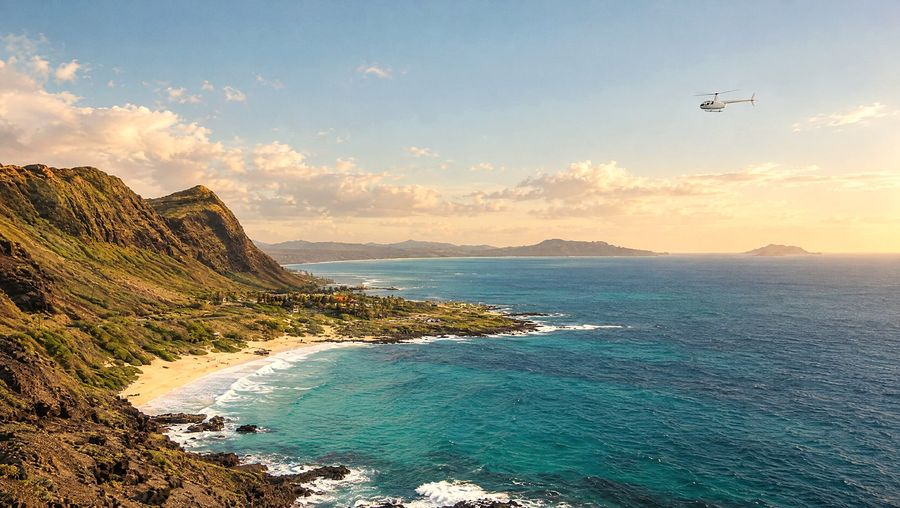
#> input picture assets/img/cards/aerial-makapuu-sunset.jpg, 900 x 508 px, given in place of 1.jpg, which was not available
$ python grade_images.py
#> lines starting #> are read from the running program, lines starting #| are printed output that depends on the picture
#!/usr/bin/env python3
"""Unify sourced travel photography into one cohesive editorial grade
for the Aloha Premier Tour concept site: warm highlights, deep
cocoa/green shadows (split-tone), gentle filmic contrast, soft vignette,
fine grain. No numpy -- pure PIL point tables + blend compositing."""

import math
import os
from PIL import Image, ImageEnhance, ImageOps, ImageFilter, ImageChops, ImageDraw

SRC_DIR = "/private/tmp/claude-501/-Users-jazmynhansen-Aloha-Premier-Tour---01/dd4c3215-9ef1-4485-a4c9-0e924c33652e/images"
OUT_DIR = "/Users/jazmynhansen/Aloha Premier Tour - 01/assets/img/graded"

# brand colors sampled from the real logo (10.png)
BROWN = (41, 28, 21)      # cocoa shadow tint
GREEN = (92, 122, 61)     # olive/tidal green
SAND = (233, 222, 198)    # warm highlight tint

os.makedirs(OUT_DIR, exist_ok=True)


def scurve_point(x, strength=18):
    # gentle filmic S-curve, x in 0..255
    t = x / 255.0
    t = t + strength / 255.0 * math.sin(math.pi * t) * 0.5
    t = max(0.0, min(1.0, t))
    return int(round(t * 255))


_SCURVE_LUT = [scurve_point(x) for x in range(256)]


def lift_shadows_point(x, amount=10):
    # raise black point slightly so shadows don't crush (filmic)
    t = x / 255.0
    lifted = amount / 255.0 + t * (1 - amount / 255.0)
    return int(round(max(0, min(1, lifted)) * 255))


def build_channel_lut(lift_amt, curve_strength):
    lut = []
    for x in range(256):
        v = lift_shadows_point(x, lift_amt)
        v = _SCURVE_LUT[v] if curve_strength else v
        lut.append(v)
    return lut


def split_tone(im, shadow_color, highlight_color, shadow_strength=0.16, highlight_strength=0.10):
    """Blend a dark overlay (multiply) into shadows and a warm overlay
    (screen-ish/soft-light approx via blend) into highlights, using the
    luminance mask so midtones stay closer to the source."""
    gray = im.convert("L")

    # shadow mask: stronger where image is dark
    shadow_mask = gray.point(lambda p: int(255 * max(0.0, (120 - p) / 120.0)) if p < 120 else 0)
    shadow_layer = Image.new("RGB", im.size, shadow_color)
    shadow_blend = Image.blend(im, ImageChops.multiply(im, shadow_layer), shadow_strength)
    im = Image.composite(shadow_blend, im, shadow_mask)

    # highlight mask: stronger where image is bright
    hi_mask = gray.point(lambda p: int(255 * max(0.0, (p - 150) / 105.0)) if p > 150 else 0)
    hi_layer = Image.new("RGB", im.size, highlight_color)
    hi_blend = Image.blend(im, ImageChops.screen(im, hi_layer), highlight_strength)
    im = Image.composite(hi_blend, im, hi_mask)

    return im


def add_grain(im, amount=6):
    import random
    w, h = im.size
    noise = Image.new("L", (w, h))
    px = noise.load()
    random.seed(42)
    for y in range(h):
        for x in range(w):
            px[x, y] = 128 + random.randint(-amount, amount)
    noise = noise.convert("RGB")
    return ImageChops.overlay(im, noise)


def vignette(im, strength=0.22):
    w, h = im.size
    mask = Image.new("L", (w, h), 0)
    draw = ImageDraw.Draw(mask)
    max_dim = max(w, h)
    draw.ellipse(
        [-max_dim * 0.25, -max_dim * 0.2, w + max_dim * 0.25, h + max_dim * 0.2],
        fill=255,
    )
    mask = mask.filter(ImageFilter.GaussianBlur(max_dim * 0.18))
    dark = ImageEnhance.Brightness(im).enhance(1 - strength)
    return Image.composite(im, dark, mask)


def grade(path_in, path_out, max_edge=2400, grain_amt=5, vignette_strength=0.18):
    im = Image.open(path_in).convert("RGB")
    im = ImageOps.exif_transpose(im)

    # resize first (grain/vignette scale relative to final size)
    w, h = im.size
    scale = max_edge / max(w, h)
    if scale < 1:
        im = im.resize((int(w * scale), int(h * scale)), Image.LANCZOS)

    # gentle filmic tone curve w/ lifted blacks
    lut = build_channel_lut(lift_amt=8, curve_strength=1) * 3
    im = im.point(lut)

    # unify warmth: +red, +slight yellow(green), -blue in highlights
    r, g, b = im.split()
    r = r.point(lambda x: min(255, int(x * 1.035 + 2)))
    g = g.point(lambda x: min(255, int(x * 1.012)))
    b = b.point(lambda x: max(0, int(x * 0.955)))
    im = Image.merge("RGB", (r, g, b))

    # slight desaturation for an editorial (not postcard) feel, then
    # restore a touch of vibrance so greens/teals still read coastal
    im = ImageEnhance.Color(im).enhance(0.9)

    # brand split-tone: cocoa into shadows, warm sand into highlights
    im = split_tone(im, BROWN, SAND, shadow_strength=0.15, highlight_strength=0.08)

    # contrast + brightness polish
    im = ImageEnhance.Contrast(im).enhance(1.06)
    im = ImageEnhance.Brightness(im).enhance(1.01)

    # soft vignette for cinematic framing
    im = vignette(im, strength=vignette_strength)

    # fine grain for "natural texture"
    im = add_grain(im, amount=grain_amt)

    # gentle sharpen after all the blurring/compositing
    im = im.filter(ImageFilter.UnsharpMask(radius=1.6, percent=60, threshold=2))

    im.save(path_out, "JPEG", quality=86, optimize=True)
    print(f"graded {os.path.basename(path_in)} -> {path_out}  {im.size}")


JOBS = [
    ("1.jpg", "cultural-hands-taro.jpg", 2000, 0.14),
    ("2.webp", "aerial-waimanalo.jpg", 2400, 0.20),
    ("3.webp", "horseback-sunset-trio.jpg", 2400, 0.18),
    ("4.webp", "aerial-bluehawaiian.jpg", 2400, 0.20),
    ("5.webp", "aerial-napali.jpg", 2400, 0.20),
    ("6.webp", "horseback-family.jpg", 2200, 0.16),
    ("7.webp", "convertible-coast-road.jpg", 2400, 0.18),
    ("8.webp", "taro-fields-mountain.jpg", 2400, 0.16),
    ("9.webp", "aerial-makapuu-sunset.jpg", 2600, 0.22),
]

for src_name, out_name, max_edge, vig in JOBS:
    grade(os.path.join(SRC_DIR, src_name), os.path.join(OUT_DIR, out_name), max_edge=max_edge, vignette_strength=vig)
#> in grade, im is the input picture: PIL image 900x508 RGB; mean R, G, B 144.4, 150.2, 139.5
#> in split_tone, `gray = im.convert("L")`:
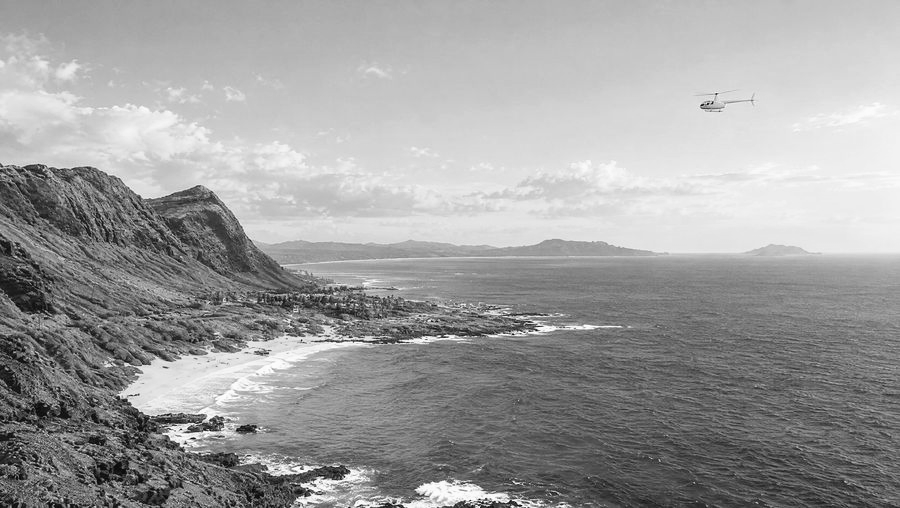
#> gray: PIL image 900x508 L; min 9, max 253, mean 158.5
#> in split_tone, `shadow_mask = gray.point(lambda p: int(255 * max(0.0, (120 - p) / 120...`:
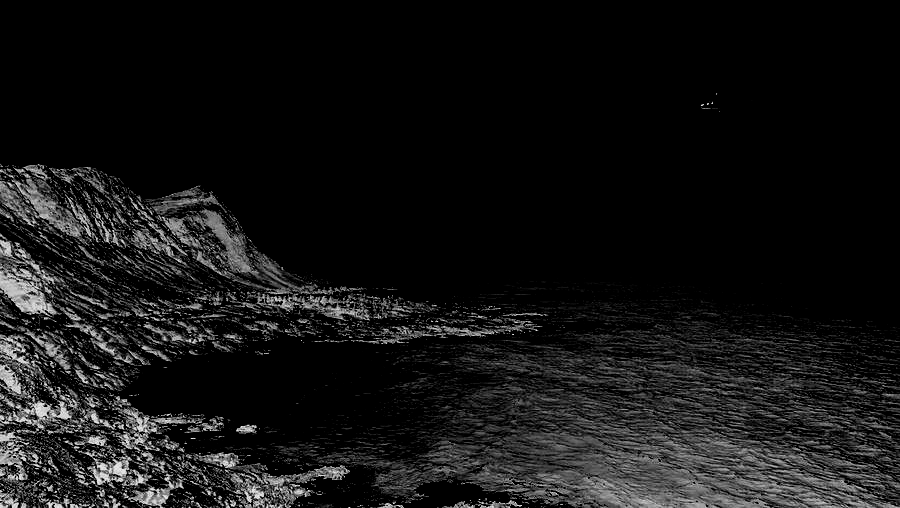
#> shadow_mask: PIL image 900x508 L; min 0, max 235, mean 20.5
#> in split_tone, `shadow_layer = Image.new("RGB", im.size, shadow_color)`:
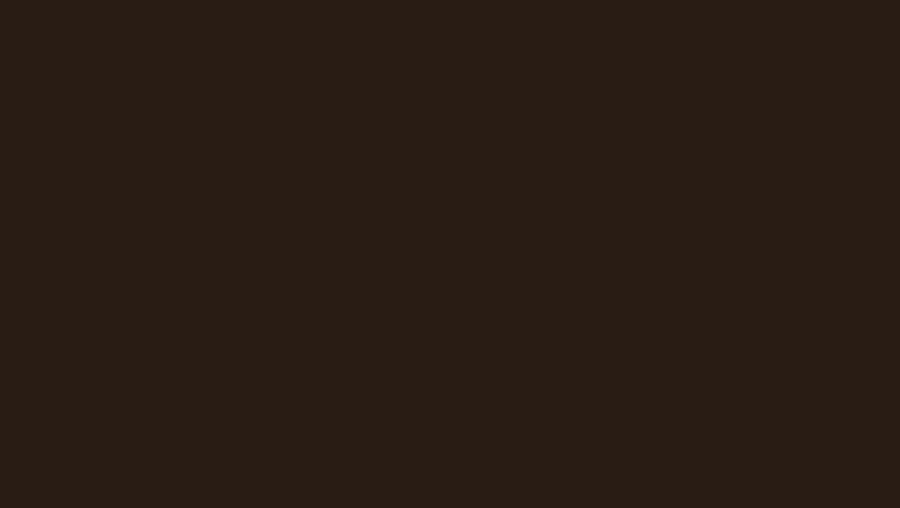
#> shadow_layer: PIL image 900x508 RGB; mean R, G, B 41, 28, 21
#> in split_tone, `hi_mask = gray.point(lambda p: int(255 * max(0.0, (p - 150) / 105.0)) ..`:
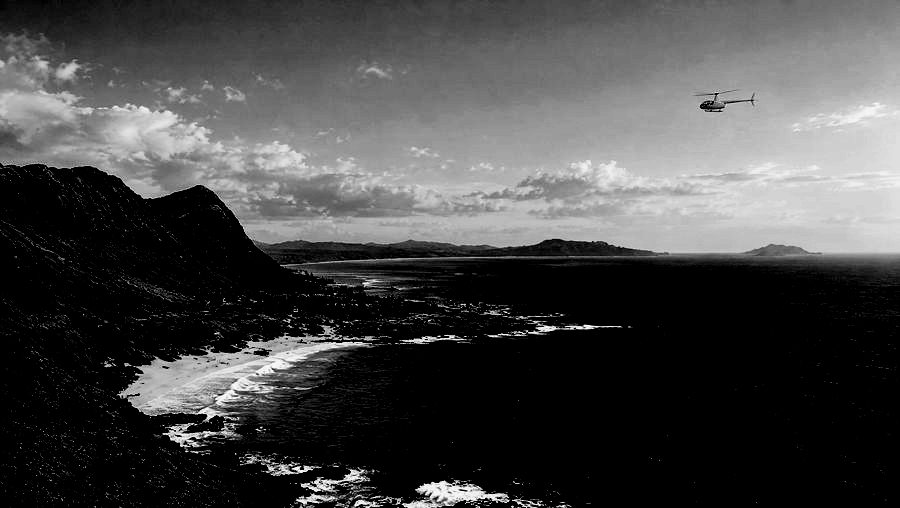
#> hi_mask: PIL image 900x508 L; min 0, max 250, mean 71.3
#> in split_tone, `hi_layer = Image.new("RGB", im.size, highlight_color)`:
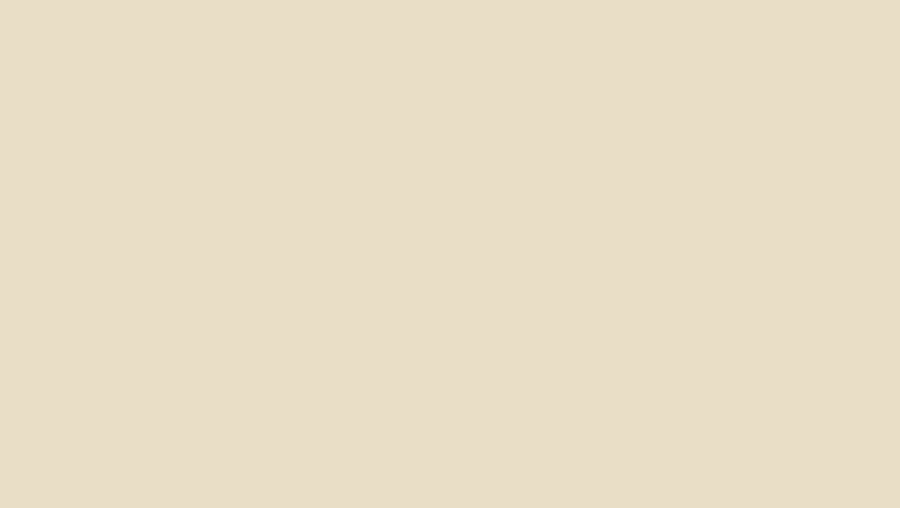
#> hi_layer: PIL image 900x508 RGB; mean R, G, B 233, 222, 198
#> in vignette, `mask = Image.new("L", (w, h), 0)`: mask: PIL image 900x508 L; every value is 0
#> in vignette, `mask = mask.filter(ImageFilter.GaussianBlur(max_dim * 0.18))`: mask: PIL image 900x508 L; every value is 255
#> in add_grain, `noise = noise.convert("RGB")`:
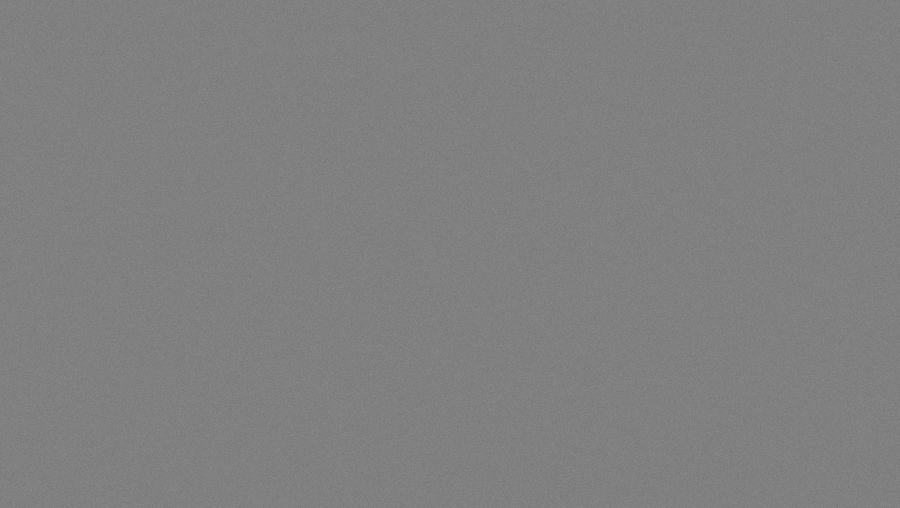
#> noise: PIL image 900x508 RGB; min 123, max 133, mean 128
#> in grade, `im = im.filter(ImageFilter.UnsharpMask(radius=1.6, percent=60, thresho..`:
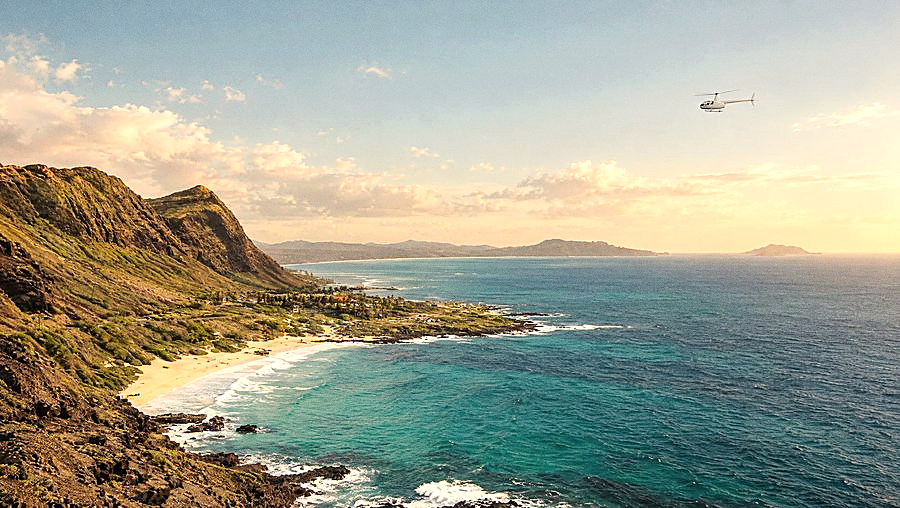
#> im: PIL image 900x508 RGB; mean R, G, B 159.6, 162, 144.5
#| graded 1.jpg -> /Users/jazmynhansen/Aloha Premier Tour - 01/assets/img/graded/cultural-hands-taro.jpg  (900, 508)
#> pass 2 of the loop `for src_name, out_name, max_edge, vig in JOBS:`:
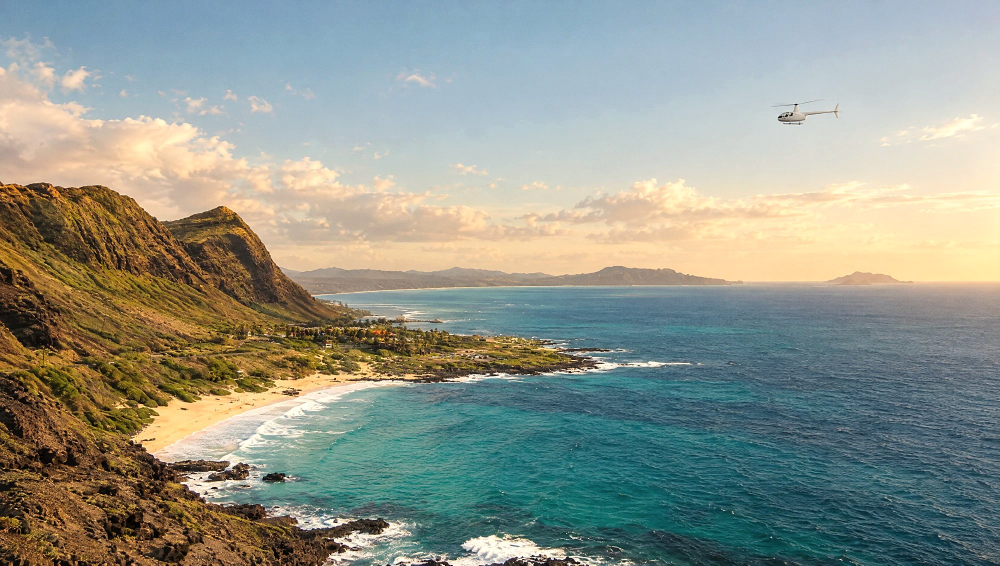
#> input picture assets/img/graded/aerial-makapuu-sunset.jpg, 2000 x 1131 px, given in place of 2.webp, which was not available (shown at 1/2 size)
#> in grade, im is the input picture: PIL image 2000x1131 RGB; mean R, G, B 144.4, 150.2, 139.3
#> gray: PIL image 2000x1131 L
#> shadow_mask: PIL image 2000x1131 L
#> shadow_layer: PIL image 2000x1131 RGB
#> shadow_blend: PIL image 2000x1131 RGB
#> in split_tone (call 2), `hi_mask = gray.point(lambda p: int(255 * max(0.0, (p - 150) / 105.0)) ..`:
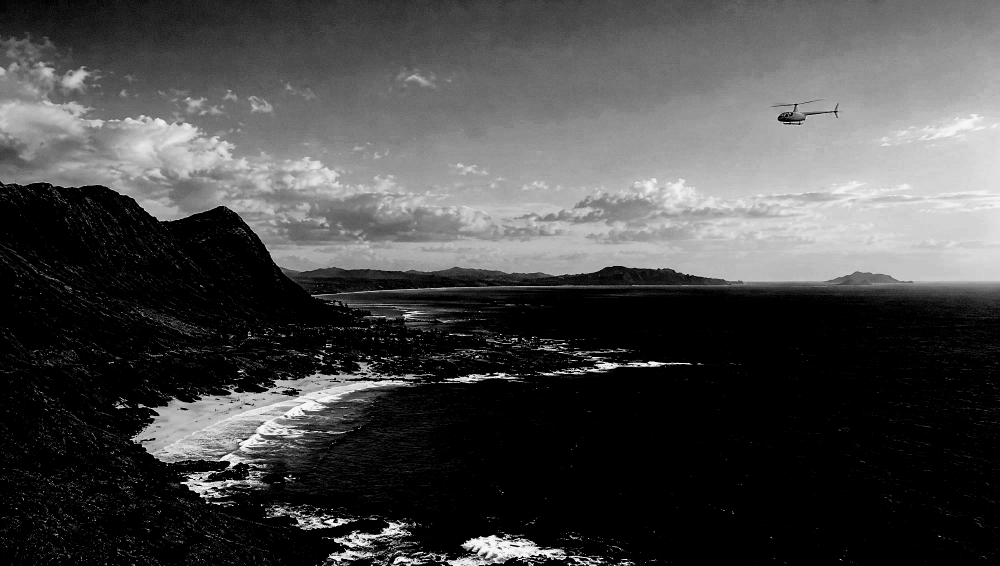
#> hi_mask: PIL image 2000x1131 L (shown at 1/2 size); min 0, max 250, mean 72.2
#> in split_tone (call 2), `hi_layer = Image.new("RGB", im.size, highlight_color)`:
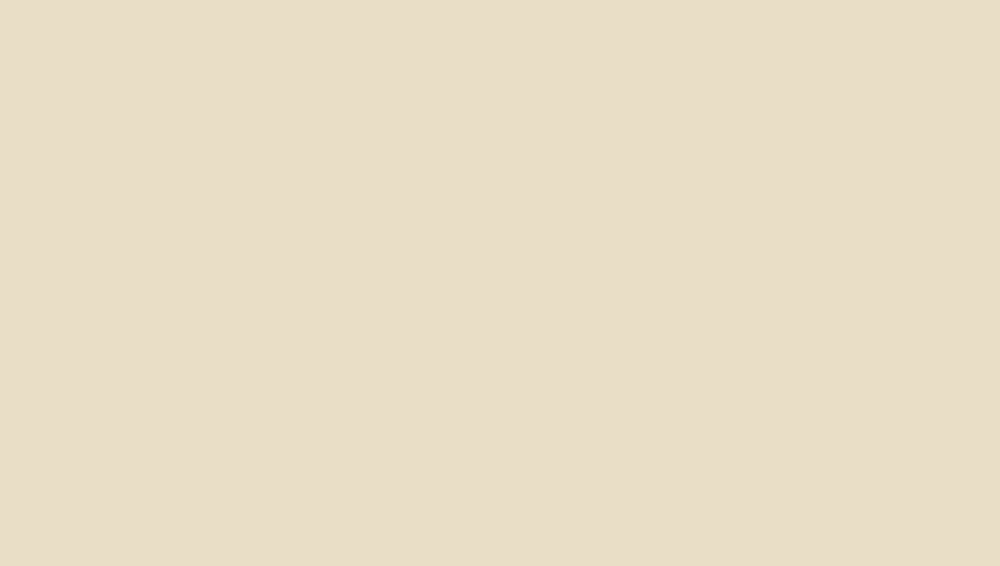
#> hi_layer: PIL image 2000x1131 RGB (shown at 1/2 size); mean R, G, B 233, 222, 198
#> hi_blend: PIL image 2000x1131 RGB
#| graded 2.webp -> /Users/jazmynhansen/Aloha Premier Tour - 01/assets/img/graded/aerial-waimanalo.jpg  (2000, 1131)
#> (the run stopped early here; a loop or call above may not have finished)
